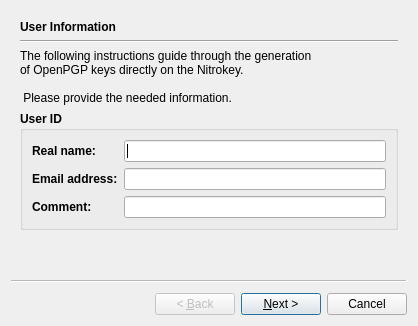
<?xml version="1.0" encoding="UTF-8"?>
<ui version="4.0">
 <class>Key_generation</class>
 <widget class="QWizard" name="Key_generation">
  <property name="geometry">
   <rect>
    <x>0</x>
    <y>0</y>
    <width>418</width>
    <height>326</height>
   </rect>
  </property>
  <property name="windowTitle">
   <string>Wizard</string>
  </property>
  <property name="wizardStyle">
   <enum>QWizard::ClassicStyle</enum>
  </property>
  <widget class="QWizardPage" name="wizardPage1">
   <layout class="QVBoxLayout" name="verticalLayout">
    <item>
     <widget class="QLabel" name="label_4">
      <property name="font">
       <font>
        <weight>75</weight>
        <bold>true</bold>
       </font>
      </property>
      <property name="text">
       <string>User Information</string>
      </property>
     </widget>
    </item>
    <item>
     <widget class="Line" name="line">
      <property name="orientation">
       <enum>Qt::Horizontal</enum>
      </property>
     </widget>
    </item>
    <item>
     <widget class="QLabel" name="label">
      <property name="text">
       <string>The following instructions guide through the generation 
of OpenPGP keys directly on the Nitrokey.

 Please provide the needed information.</string>
      </property>
     </widget>
    </item>
    <item>
     <widget class="QGroupBox" name="groupBox_4">
      <property name="font">
       <font>
        <weight>75</weight>
        <bold>true</bold>
       </font>
      </property>
      <property name="title">
       <string>User ID</string>
      </property>
      <layout class="QFormLayout" name="formLayout_9">
       <item row="0" column="0">
        <widget class="QLabel" name="label_33">
         <property name="text">
          <string>Real name: </string>
         </property>
        </widget>
       </item>
       <item row="0" column="1">
        <widget class="QLineEdit" name="lineEdit_2"/>
       </item>
       <item row="1" column="0">
        <widget class="QLabel" name="label_34">
         <property name="text">
          <string>Email address:</string>
         </property>
        </widget>
       </item>
       <item row="1" column="1">
        <widget class="QLineEdit" name="lineEdit_3"/>
       </item>
       <item row="2" column="0">
        <widget class="QLabel" name="label_35">
         <property name="text">
          <string>Comment:</string>
         </property>
        </widget>
       </item>
       <item row="2" column="1">
        <widget class="QLineEdit" name="lineEdit_4"/>
       </item>
      </layout>
     </widget>
    </item>
   </layout>
  </widget>
  <widget class="QWizardPage" name="wizardPage2">
   <layout class="QGridLayout" name="gridLayout_2">
    <item row="2" column="0">
     <widget class="QLabel" name="label_3">
      <property name="text">
       <string>Here they can determine the expiration date. 
In &quot;Advanced Settings&quot;, the key type and size 
 can be changed.</string>
      </property>
     </widget>
    </item>
    <item row="3" column="0">
     <widget class="QFrame" name="frame">
      <property name="frameShape">
       <enum>QFrame::StyledPanel</enum>
      </property>
      <property name="frameShadow">
       <enum>QFrame::Raised</enum>
      </property>
      <layout class="QGridLayout" name="gridLayout_3">
       <item row="0" column="0">
        <widget class="QLabel" name="label_32">
         <property name="sizePolicy">
          <sizepolicy hsizetype="Fixed" vsizetype="Preferred">
           <horstretch>0</horstretch>
           <verstretch>0</verstretch>
          </sizepolicy>
         </property>
         <property name="text">
          <string>Expires in:</string>
         </property>
        </widget>
       </item>
       <item row="0" column="1">
        <widget class="QComboBox" name="comboBox_4">
         <property name="sizePolicy">
          <sizepolicy hsizetype="Preferred" vsizetype="Fixed">
           <horstretch>0</horstretch>
           <verstretch>0</verstretch>
          </sizepolicy>
         </property>
         <item>
          <property name="text">
           <string>never</string>
          </property>
         </item>
         <item>
          <property name="text">
           <string>1 year</string>
          </property>
         </item>
         <item>
          <property name="text">
           <string>2 years</string>
          </property>
         </item>
         <item>
          <property name="text">
           <string>5 years</string>
          </property>
         </item>
        </widget>
       </item>
      </layout>
     </widget>
    </item>
    <item row="0" column="0">
     <widget class="QLabel" name="label_5">
      <property name="font">
       <font>
        <weight>75</weight>
        <bold>true</bold>
       </font>
      </property>
      <property name="text">
       <string>Key Settings</string>
      </property>
     </widget>
    </item>
    <item row="4" column="0" alignment="Qt::AlignBottom">
     <widget class="QPushButton" name="pushButton_wiz">
      <property name="styleSheet">
       <string notr="true">QPushButton {
Text-align:left;
}</string>
      </property>
      <property name="text">
       <string>Advanced Settings</string>
      </property>
      <property name="icon">
       <iconset>
        <normaloff>images/new/down_arrow.png</normaloff>images/new/down_arrow.png</iconset>
      </property>
      <property name="checkable">
       <bool>true</bool>
      </property>
     </widget>
    </item>
    <item row="5" column="0">
     <widget class="QWidget" name="adsettings_key" native="true">
      <property name="sizePolicy">
       <sizepolicy hsizetype="Expanding" vsizetype="Preferred">
        <horstretch>0</horstretch>
        <verstretch>0</verstretch>
       </sizepolicy>
      </property>
      <property name="font">
       <font>
        <weight>75</weight>
        <bold>true</bold>
       </font>
      </property>
      <layout class="QGridLayout" name="gridLayout">
       <item row="0" column="1">
        <widget class="QComboBox" name="comboBox">
         <property name="sizePolicy">
          <sizepolicy hsizetype="Fixed" vsizetype="Fixed">
           <horstretch>0</horstretch>
           <verstretch>0</verstretch>
          </sizepolicy>
         </property>
         <item>
          <property name="text">
           <string>RSA and RSA (default)</string>
          </property>
         </item>
         <item>
          <property name="text">
           <string>DSA</string>
          </property>
         </item>
         <item>
          <property name="text">
           <string>ECC</string>
          </property>
         </item>
        </widget>
       </item>
       <item row="1" column="0">
        <widget class="QLabel" name="label_16">
         <property name="text">
          <string>Key size:</string>
         </property>
        </widget>
       </item>
       <item row="1" column="1">
        <widget class="QComboBox" name="comboBox_2">
         <property name="sizePolicy">
          <sizepolicy hsizetype="Preferred" vsizetype="Fixed">
           <horstretch>0</horstretch>
           <verstretch>0</verstretch>
          </sizepolicy>
         </property>
         <item>
          <property name="text">
           <string>1024 Bits</string>
          </property>
         </item>
         <item>
          <property name="text">
           <string>2048 Bits</string>
          </property>
         </item>
         <item>
          <property name="text">
           <string>4096 Bits</string>
          </property>
         </item>
        </widget>
       </item>
       <item row="0" column="0">
        <widget class="QLabel" name="label_8">
         <property name="sizePolicy">
          <sizepolicy hsizetype="Fixed" vsizetype="Preferred">
           <horstretch>0</horstretch>
           <verstretch>0</verstretch>
          </sizepolicy>
         </property>
         <property name="text">
          <string>Key type:</string>
         </property>
        </widget>
       </item>
      </layout>
     </widget>
    </item>
    <item row="1" column="0">
     <widget class="Line" name="line_2">
      <property name="orientation">
       <enum>Qt::Horizontal</enum>
      </property>
     </widget>
    </item>
   </layout>
  </widget>
  <widget class="QWizardPage" name="wizardPage">
   <layout class="QVBoxLayout" name="verticalLayout_3">
    <item>
     <widget class="QLabel" name="label_6">
      <property name="font">
       <font>
        <weight>75</weight>
        <bold>true</bold>
       </font>
      </property>
      <property name="text">
       <string>Backup</string>
      </property>
     </widget>
    </item>
    <item>
     <widget class="Line" name="line_3">
      <property name="orientation">
       <enum>Qt::Horizontal</enum>
      </property>
     </widget>
    </item>
    <item>
     <widget class="QFrame" name="frame_5">
      <property name="sizePolicy">
       <sizepolicy hsizetype="Preferred" vsizetype="Maximum">
        <horstretch>0</horstretch>
        <verstretch>0</verstretch>
       </sizepolicy>
      </property>
      <property name="minimumSize">
       <size>
        <width>0</width>
        <height>100</height>
       </size>
      </property>
      <property name="font">
       <font>
        <weight>75</weight>
        <bold>true</bold>
       </font>
      </property>
      <layout class="QGridLayout" name="gridLayout_4">
       <item row="1" column="0">
        <widget class="QRadioButton" name="radioButton_3">
         <property name="text">
          <string>with Backup:</string>
         </property>
        </widget>
       </item>
       <item row="1" column="1">
        <widget class="QLineEdit" name="lineEdit">
         <property name="text">
          <string/>
         </property>
        </widget>
       </item>
       <item row="0" column="0">
        <widget class="QRadioButton" name="radioButton_4">
         <property name="text">
          <string>without Backup</string>
         </property>
         <property name="checked">
          <bool>true</bool>
         </property>
        </widget>
       </item>
      </layout>
     </widget>
    </item>
    <item>
     <widget class="QLabel" name="label_2">
      <property name="text">
       <string>We recommend that you only create a backup, 
if you are sure that you can keep it very secure. 
It is best practice to never have this key on a 
regular computer which has connection to the 
internet, so that the key never gets compromised.</string>
      </property>
     </widget>
    </item>
   </layout>
  </widget>
 </widget>
 <resources/>
 <connections/>
</ui>
